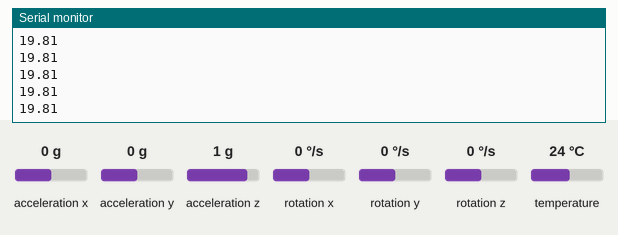
This sketch was run on a simulated Arduino Uno, built with avr-gcc and run on an emulated ATmega328P. On the bench: the last lines printed to the serial monitor. The test bench sets the inputs (shaded band); at power-on: acceleration z 1 g, acceleration x 0 g, acceleration y 0 g, rotation x 0 °/s, rotation y 0 °/s, rotation z 0 °/s, temperature 24 °C.

Above: at 1.2 s.
1.3 s: acceleration z set to -1.4 g
At 1.8 s:
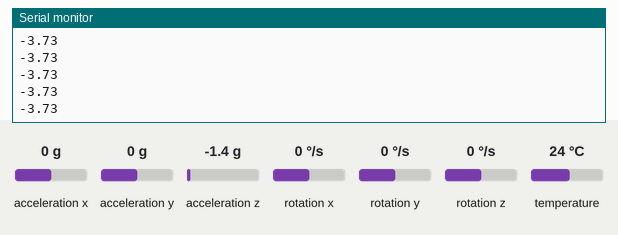
2.8 s: acceleration z set to -0.8 g
At 3.5 s:
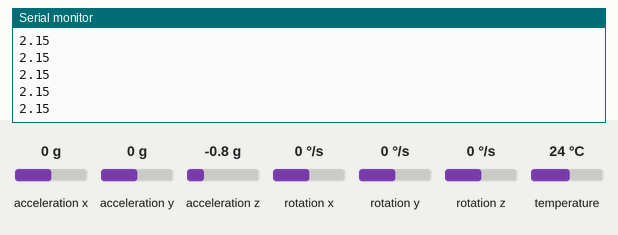
Timing chart, 0 to 5.8 s (numbered marks = the images above; inputs shaded):
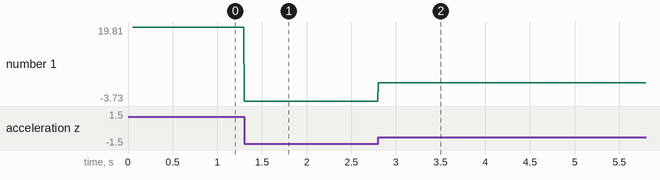

The sketch:

acelerometro.ino
```cpp
#include <Adafruit_MPU6050.h>
#include <Adafruit_Sensor.h>
#include <Wire.h>

Adafruit_MPU6050 mpu;

float convert;

void setup(void) {

  Serial.begin(115200);
  while (!Serial)
  delay(10);

  Serial.println("Adafruit MPU6050 test!");

  // Try to initialize!
  if (!mpu.begin()) {
    Serial.println("Failed to find MPU6050 chip");
    while (1) {
      delay(10);
    }
  }
  Serial.println("MPU6050 Found!");

  //setupt motion detection
  mpu.setHighPassFilter(MPU6050_HIGHPASS_0_63_HZ);
  mpu.setMotionDetectionThreshold(0.1);
  //mpu.setMotionDetectionDuration(10);
  mpu.setAccelerometerRange(MPU6050_RANGE_2_G);
  mpu.setGyroRange(MPU6050_RANGE_2000_DEG);
  mpu.setInterruptPinLatch(true);  // Keep it latched.  Will turn off when reinitialized.
  mpu.setInterruptPinPolarity(true);
  mpu.setMotionInterrupt(true);

  delay(50);
}

void loop() {
  sensors_event_t a, g, temp;
  mpu.getEvent(&a, &g, &temp);
  convert = (a.acceleration.z) + 10;
  Serial.flush();
  Serial.println(convert);
  Serial.flush();
  delay(5);
}
```

Measured:
- after the input at 1.3 s, the serial monitor: prints a new line at once (image 1)
- after the input at 2.8 s, the serial monitor: prints a new line at once (image 2)
- plotted number 1: 19.81 → -3.73 after the input at 1.3 s, -3.73 → 2.15 after the input at 2.8 s
